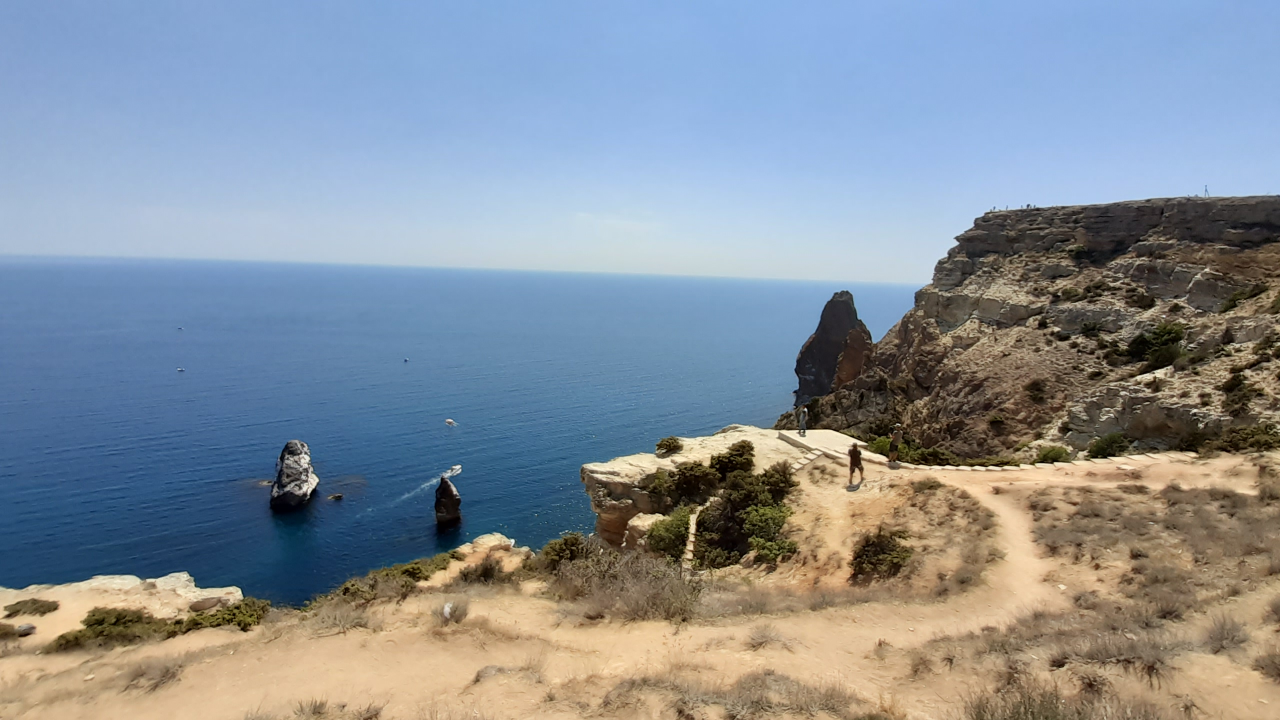
#> input picture data/img2.jpg, 2560 x 1440 px, given in place of img1.jpg, which was not available (shown at 1/2 size)
$ jupyter execute sifts.ipynb   (text cells are left out)
#> lines starting #> are read from the running program, lines starting #| are printed output that depends on the picture; pictures that were not available may be replaced by others from this repository, and a replacement may not be noted
[cell 1]
import cv2
import matplotlib.pyplot as plt

[cell 2]
images = []

for i in range(1,8):
    images.append(cv2.resize(cv2.imread(f'data/img{i}.jpg', cv2.IMREAD_GRAYSCALE), (256, 256)))

[cell 3]
plt.imshow(images[0]);
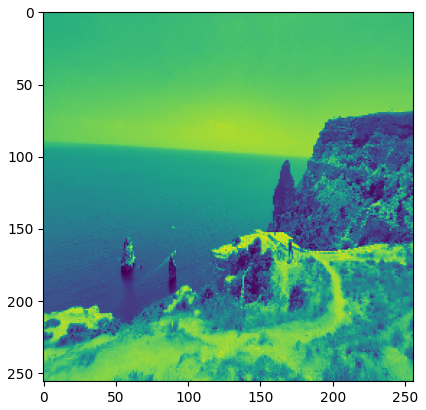
#> figure drawn by matplotlib, 1 panel

[cell 4]
plt.imshow(images[1]);

[cell 5]
plt.imshow(images[2]);
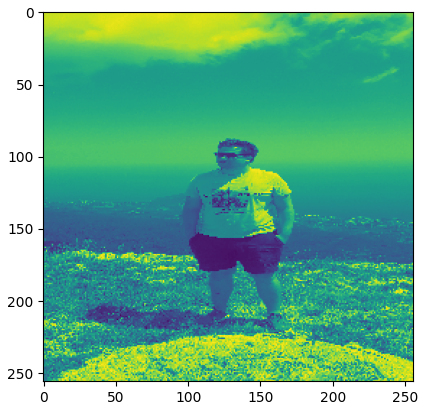
#> figure drawn by matplotlib, 1 panel

[cell 6]
plt.imshow(images[3]);
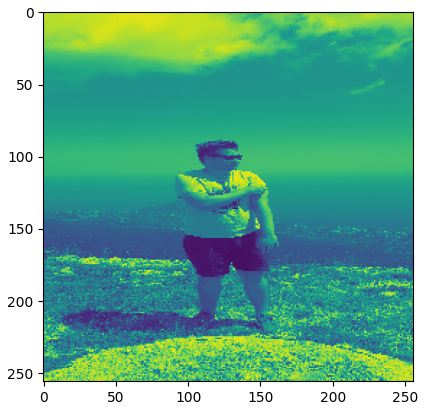
#> figure drawn by matplotlib, 1 panel

[cell 7]
plt.imshow(images[4]);
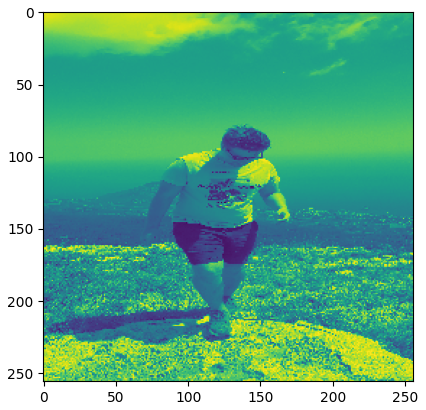
#> figure drawn by matplotlib, 1 panel

[cell 8]
def calc_similarities(img1, img2):
    sift = cv2.SIFT_create()

    kp1, des1 = sift.detectAndCompute(img1, None)
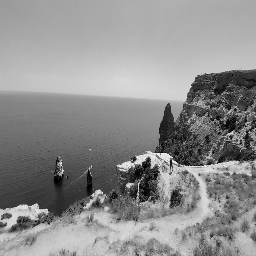
#> img1: shape (256, 256); min 0, max 246, mean 141.9
    kp2, des2 = sift.detectAndCompute(img2, None)

    bf = cv2.BFMatcher()
    matches = bf.knnMatch(des1,des2,k=2)

    good = []
    for m,n in matches:
        if m.distance < 0.75*n.distance:
            good.append([m])

    #img3 = cv2.drawMatchesKnn(img1,kp1,img2,kp2,good,None,flags=cv2.DrawMatchesFlags_NOT_DRAW_SINGLE_POINTS)
    #plt.imshow(img3)
    return good, kp1, kp2

[cell 9]
def calc_score(matches, kp1, kp2):
    return 100 * (len(matches)/ min(len(kp1), len(kp2)))

[cell 10]
matches, kp1, kp2 = calc_similarities(images[0], images[1])
calc_score(matches, kp1, kp2)

[cell 11]
matches, kp1, kp2 = calc_similarities(images[2], images[3])
#> in calc_similarities (call 2), `kp1, des1 = sift.detectAndCompute(img1, None)`:
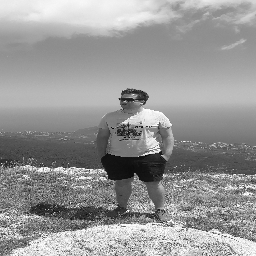
#> img1: shape (256, 256); min 2, max 255, mean 150.3
#> in calc_similarities (call 2), `kp2, des2 = sift.detectAndCompute(img2, None)`:
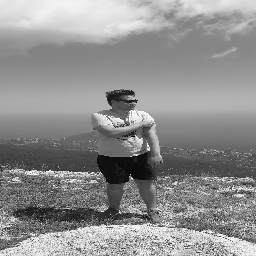
#> img2: shape (256, 256); min 1, max 255, mean 142.9
calc_score(matches, kp1, kp2)

[cell 12]
matches, kp1, kp2 = calc_similarities(images[3], images[4])
#> in calc_similarities (call 3), `kp2, des2 = sift.detectAndCompute(img2, None)`:
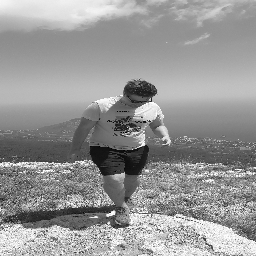
#> img2: shape (256, 256); min 0, max 255, mean 150.4
calc_score(matches, kp1, kp2)

[cell 13]
matches, kp1, kp2 = calc_similarities(images[2], images[4])
calc_score(matches, kp1, kp2)

[cell 14]
matches, kp1, kp2 = calc_similarities(images[5], images[6])
calc_score(matches, kp1, kp2)

[cell 15]
matches, kp1, kp2 = calc_similarities(images[0], images[2])
calc_score(matches, kp1, kp2)

[cell 16]
matches, kp1, kp2 = calc_similarities(images[1], images[2])
calc_score(matches, kp1, kp2)

[cell 17]
matches, kp1, kp2 = calc_similarities(images[2], images[6])
